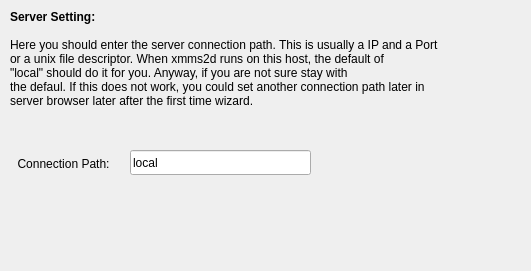
<ui version="4.0" >
 <class>server</class>
 <widget class="QWidget" name="server" >
  <property name="geometry" >
   <rect>
    <x>0</x>
    <y>0</y>
    <width>531</width>
    <height>271</height>
   </rect>
  </property>
  <widget class="QLabel" name="label_2" >
   <property name="geometry" >
    <rect>
     <x>10</x>
     <y>155</y>
     <width>107</width>
     <height>17</height>
    </rect>
   </property>
   <property name="text" >
    <string>Connection Path:</string>
   </property>
   <property name="alignment" >
    <set>Qt::AlignCenter</set>
   </property>
  </widget>
  <widget class="QLabel" name="label" >
   <property name="geometry" >
    <rect>
     <x>10</x>
     <y>10</y>
     <width>511</width>
     <height>121</height>
    </rect>
   </property>
   <property name="text" >
    <string>&lt;b>Server Setting:&lt;/b>&lt;br />&lt;br />Here you should enter the server connection path. This is usually a IP and a Port&lt;br /> or a unix file descriptor. When xmms2d runs on this host, the default of&lt;br />"local" should do it for you. Anyway, if you are not sure stay with&lt;br />the defaul. If this does not work, you could set another connection path later in&lt;br />server browser later after the first time wizard.</string>
   </property>
   <property name="textFormat" >
    <enum>Qt::RichText</enum>
   </property>
   <property name="alignment" >
    <set>Qt::AlignLeading|Qt::AlignLeft|Qt::AlignTop</set>
   </property>
  </widget>
  <widget class="QLineEdit" name="serverConPath" >
   <property name="geometry" >
    <rect>
     <x>130</x>
     <y>150</y>
     <width>181</width>
     <height>25</height>
    </rect>
   </property>
   <property name="text" >
    <string>local</string>
   </property>
  </widget>
 </widget>
 <resources/>
 <connections/>
</ui>
